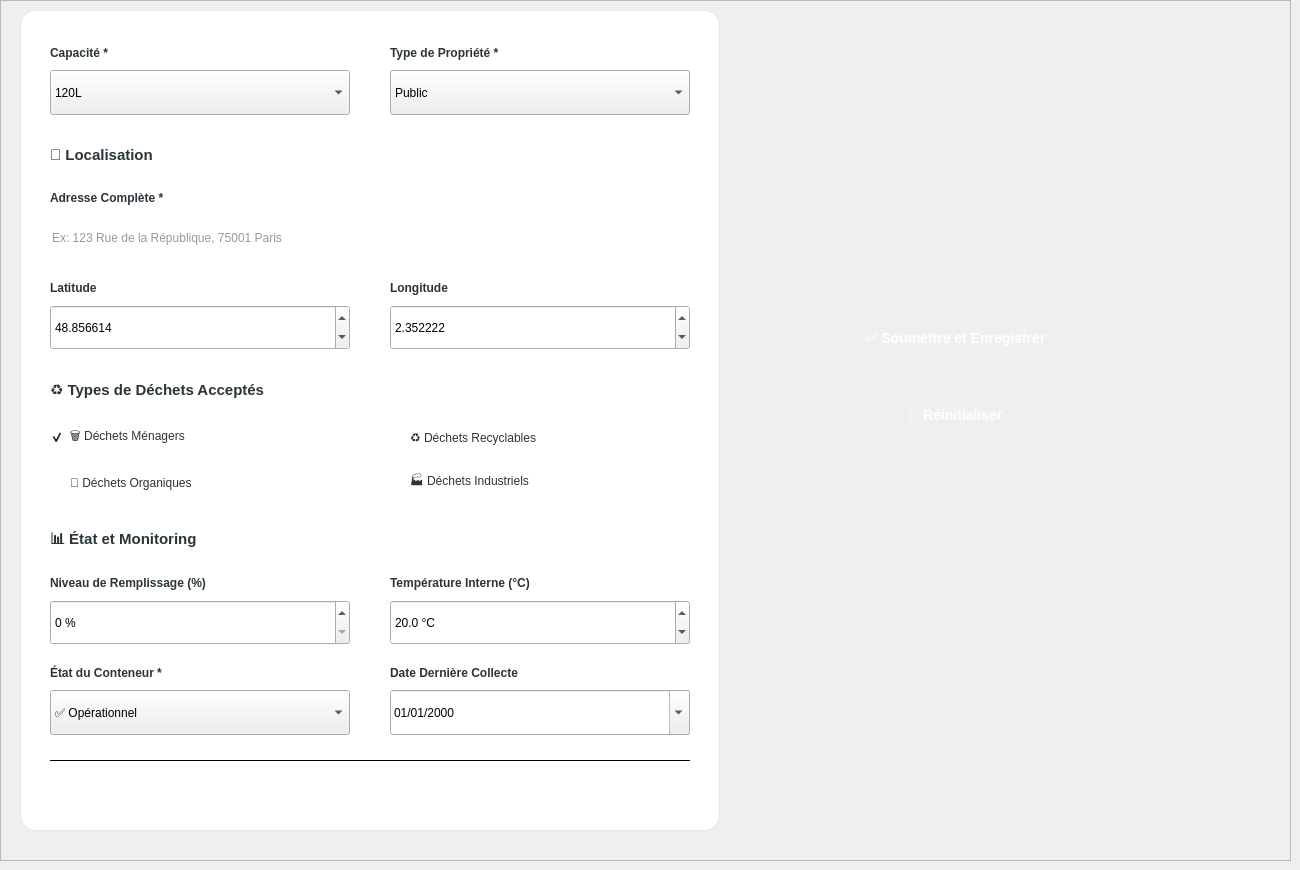
   <widget class="QWidget" name="page_4">
    <widget class="QFrame" name="frame_5">
     <property name="geometry">
      <rect>
       <x>0</x>
       <y>0</y>
       <width>1291</width>
       <height>861</height>
      </rect>
     </property>
     <property name="styleSheet">
      <string notr="true">background-color: qlineargradient(
    spread:pad,
    x1:0, y1:0,
    x2:0, y2:1,
    stop:0 #0A1F33,
    stop:0.5 #163A5F,
    stop:1 #274C77
);</string>
     </property>
     <property name="frameShape">
      <enum>QFrame::Shape::StyledPanel</enum>
     </property>
     <property name="frameShadow">
      <enum>QFrame::Shadow::Raised</enum>
     </property>
     <widget class="QFrame" name="formFrame">
      <property name="geometry">
       <rect>
        <x>20</x>
        <y>10</y>
        <width>700</width>
        <height>821</height>
       </rect>
      </property>
      <property name="styleSheet">
       <string notr="true">QFrame#formFrame {
    background-color: white;
    border: 1px solid #E2E8F0;
    border-radius: 16px;
}</string>
      </property>
      <property name="frameShape">
       <enum>QFrame::Shape::StyledPanel</enum>
      </property>
      <widget class="QLabel" name="labelCapacite">
       <property name="geometry">
        <rect>
         <x>30</x>
         <y>30</y>
         <width>300</width>
         <height>25</height>
        </rect>
       </property>
       <property name="font">
        <font>
         <family>Segoe UI</family>
         <pointsize>9</pointsize>
         <bold>true</bold>
        </font>
       </property>
       <property name="styleSheet">
        <string notr="true">

color: #2A3439;
;
border: 0px;
outline: 0;
background: transparent;
</string>
       </property>
       <property name="text">
        <string>Capacité *</string>
       </property>
      </widget>
      <widget class="QComboBox" name="comboCapacite">
       <property name="geometry">
        <rect>
         <x>30</x>
         <y>60</y>
         <width>300</width>
         <height>45</height>
        </rect>
       </property>
       <item>
        <property name="text">
         <string>120L</string>
        </property>
       </item>
       <item>
        <property name="text">
         <string>240L</string>
        </property>
       </item>
       <item>
        <property name="text">
         <string>660L</string>
        </property>
       </item>
       <item>
        <property name="text">
         <string>1100L</string>
        </property>
       </item>
      </widget>
      <widget class="QLabel" name="labelTypePropriete">
       <property name="geometry">
        <rect>
         <x>370</x>
         <y>30</y>
         <width>300</width>
         <height>25</height>
        </rect>
       </property>
       <property name="font">
        <font>
         <family>Segoe UI</family>
         <pointsize>9</pointsize>
         <bold>true</bold>
        </font>
       </property>
       <property name="styleSheet">
        <string notr="true">

color: #2A3439;
;
border: 0px;
outline: 0;
background: transparent;
</string>
       </property>
       <property name="text">
        <string>Type de Propriété *</string>
       </property>
      </widget>
      <widget class="QComboBox" name="comboTypePropriete">
       <property name="geometry">
        <rect>
         <x>370</x>
         <y>60</y>
         <width>300</width>
         <height>45</height>
        </rect>
       </property>
       <item>
        <property name="text">
         <string>Public</string>
        </property>
       </item>
       <item>
        <property name="text">
         <string>Privé-Entreprise</string>
        </property>
       </item>
       <item>
        <property name="text">
         <string>Privé-Résidentiel</string>
        </property>
       </item>
      </widget>
      <widget class="QLabel" name="labelSectionLocalisation">
       <property name="geometry">
        <rect>
         <x>30</x>
         <y>130</y>
         <width>640</width>
         <height>30</height>
        </rect>
       </property>
       <property name="font">
        <font>
         <family>Segoe UI</family>
         <pointsize>11</pointsize>
         <bold>true</bold>
        </font>
       </property>
       <property name="styleSheet">
        <string notr="true">

color: #2A3439;
;
border: 0px;
outline: 0;
background: transparent;
</string>
       </property>
       <property name="text">
        <string>📍 Localisation</string>
       </property>
      </widget>
      <widget class="QLabel" name="labelAdresse">
       <property name="geometry">
        <rect>
         <x>30</x>
         <y>175</y>
         <width>640</width>
         <height>25</height>
        </rect>
       </property>
       <property name="font">
        <font>
         <family>Segoe UI</family>
         <pointsize>9</pointsize>
         <bold>true</bold>
        </font>
       </property>
       <property name="styleSheet">
        <string notr="true">

color: #2A3439;
;
border: 0px;
outline: 0;
background: transparent;
</string>
       </property>
       <property name="text">
        <string>Adresse Complète *</string>
       </property>
      </widget>
      <widget class="QLineEdit" name="inputAdresse">
       <property name="geometry">
        <rect>
         <x>30</x>
         <y>205</y>
         <width>640</width>
         <height>45</height>
        </rect>
       </property>
       <property name="styleSheet">
        <string notr="true">

color: #2A3439;
;
border: 0px;
outline: 0;
background: transparent;
</string>
       </property>
       <property name="placeholderText">
        <string>Ex: 123 Rue de la République, 75001 Paris</string>
       </property>
      </widget>
      <widget class="QLabel" name="labelGPSLatitude">
       <property name="geometry">
        <rect>
         <x>30</x>
         <y>265</y>
         <width>300</width>
         <height>25</height>
        </rect>
       </property>
       <property name="font">
        <font>
         <family>Segoe UI</family>
         <pointsize>9</pointsize>
         <bold>true</bold>
        </font>
       </property>
       <property name="styleSheet">
        <string notr="true">

color: #2A3439;
;
border: 0px;
outline: 0;
background: transparent;
</string>
       </property>
       <property name="text">
        <string>Latitude</string>
       </property>
      </widget>
      <widget class="QDoubleSpinBox" name="spinLatitude">
       <property name="geometry">
        <rect>
         <x>30</x>
         <y>295</y>
         <width>300</width>
         <height>45</height>
        </rect>
       </property>
       <property name="decimals">
        <number>6</number>
       </property>
       <property name="minimum">
        <double>-90.000000000000000</double>
       </property>
       <property name="maximum">
        <double>90.000000000000000</double>
       </property>
       <property name="value">
        <double>48.856614000000000</double>
       </property>
      </widget>
      <widget class="QLabel" name="labelGPSLongitude">
       <property name="geometry">
        <rect>
         <x>370</x>
         <y>265</y>
         <width>300</width>
         <height>25</height>
        </rect>
       </property>
       <property name="font">
        <font>
         <family>Segoe UI</family>
         <pointsize>9</pointsize>
         <bold>true</bold>
        </font>
       </property>
       <property name="styleSheet">
        <string notr="true">

color: #2A3439;
;
border: 0px;
outline: 0;
background: transparent;
</string>
       </property>
       <property name="text">
        <string>Longitude</string>
       </property>
      </widget>
      <widget class="QDoubleSpinBox" name="spinLongitude">
       <property name="geometry">
        <rect>
         <x>370</x>
         <y>295</y>
         <width>300</width>
         <height>45</height>
        </rect>
       </property>
       <property name="decimals">
        <number>6</number>
       </property>
       <property name="minimum">
        <double>-180.000000000000000</double>
       </property>
       <property name="maximum">
        <double>180.000000000000000</double>
       </property>
       <property name="value">
        <double>2.352222000000000</double>
       </property>
      </widget>
      <widget class="QLabel" name="labelSectionDechets">
       <property name="geometry">
        <rect>
         <x>30</x>
         <y>365</y>
         <width>640</width>
         <height>30</height>
        </rect>
       </property>
       <property name="font">
        <font>
         <family>Segoe UI</family>
         <pointsize>11</pointsize>
         <bold>true</bold>
        </font>
       </property>
       <property name="styleSheet">
        <string notr="true">

color: #2A3439;
;
border: 0px;
outline: 0;
background: transparent;
</string>
       </property>
       <property name="text">
        <string>♻️ Types de Déchets Acceptés</string>
       </property>
      </widget>
      <widget class="QCheckBox" name="checkAccepteMenager">
       <property name="geometry">
        <rect>
         <x>30</x>
         <y>410</y>
         <width>300</width>
         <height>35</height>
        </rect>
       </property>
       <property name="styleSheet">
        <string notr="true">

color: #2A3439;
;
border: 0px;
outline: 0;
background: transparent;
</string>
       </property>
       <property name="text">
        <string>🗑️ Déchets Ménagers</string>
       </property>
       <property name="checked">
        <bool>true</bool>
       </property>
      </widget>
      <widget class="QCheckBox" name="checkAccepteRecyclable">
       <property name="geometry">
        <rect>
         <x>370</x>
         <y>410</y>
         <width>300</width>
         <height>35</height>
        </rect>
       </property>
       <property name="styleSheet">
        <string notr="true">

color: #2A3439;
;
border: 0px;
outline: 0;
background: transparent;
</string>
       </property>
       <property name="text">
        <string>♻️ Déchets Recyclables</string>
       </property>
      </widget>
      <widget class="QCheckBox" name="checkAccepteOrganique">
       <property name="geometry">
        <rect>
         <x>30</x>
         <y>455</y>
         <width>300</width>
         <height>35</height>
        </rect>
       </property>
       <property name="styleSheet">
        <string notr="true">

color: #2A3439;
;
border: 0px;
outline: 0;
background: transparent;
</string>
       </property>
       <property name="text">
        <string>🌱 Déchets Organiques</string>
       </property>
      </widget>
      <widget class="QCheckBox" name="checkAccepteIndustriel">
       <property name="geometry">
        <rect>
         <x>370</x>
         <y>455</y>
         <width>300</width>
         <height>35</height>
        </rect>
       </property>
       <property name="styleSheet">
        <string notr="true">

color: #2A3439;
;
border: 0px;
outline: 0;
background: transparent;
</string>
       </property>
       <property name="text">
        <string>🏭 Déchets Industriels</string>
       </property>
      </widget>
      <widget class="QLabel" name="labelSectionEtat">
       <property name="geometry">
        <rect>
         <x>30</x>
         <y>515</y>
         <width>640</width>
         <height>30</height>
        </rect>
       </property>
       <property name="font">
        <font>
         <family>Segoe UI</family>
         <pointsize>11</pointsize>
         <bold>true</bold>
        </font>
       </property>
       <property name="styleSheet">
        <string notr="true">

color: #2A3439;
;
border: 0px;
outline: 0;
background: transparent;
</string>
       </property>
       <property name="text">
        <string>📊 État et Monitoring</string>
       </property>
      </widget>
      <widget class="QLabel" name="labelNiveauRemplissage">
       <property name="geometry">
        <rect>
         <x>30</x>
         <y>560</y>
         <width>300</width>
         <height>25</height>
        </rect>
       </property>
       <property name="font">
        <font>
         <family>Segoe UI</family>
         <pointsize>9</pointsize>
         <bold>true</bold>
        </font>
       </property>
       <property name="styleSheet">
        <string notr="true">

color: #2A3439;
;
border: 0px;
outline: 0;
background: transparent;
</string>
       </property>
       <property name="text">
        <string>Niveau de Remplissage (%)</string>
       </property>
      </widget>
      <widget class="QSpinBox" name="spinNiveauRemplissage">
       <property name="geometry">
        <rect>
         <x>30</x>
         <y>590</y>
         <width>300</width>
         <height>45</height>
        </rect>
       </property>
       <property name="suffix">
        <string> %</string>
       </property>
       <property name="minimum">
        <number>0</number>
       </property>
       <property name="maximum">
        <number>100</number>
       </property>
       <property name="value">
        <number>0</number>
       </property>
      </widget>
      <widget class="QLabel" name="labelTemperature">
       <property name="geometry">
        <rect>
         <x>370</x>
         <y>560</y>
         <width>300</width>
         <height>25</height>
        </rect>
       </property>
       <property name="font">
        <font>
         <family>Segoe UI</family>
         <pointsize>9</pointsize>
         <bold>true</bold>
        </font>
       </property>
       <property name="styleSheet">
        <string notr="true">

color: #2A3439;
;
border: 0px;
outline: 0;
background: transparent;
</string>
       </property>
       <property name="text">
        <string>Température Interne (°C)</string>
       </property>
      </widget>
      <widget class="QDoubleSpinBox" name="spinTemperature">
       <property name="geometry">
        <rect>
         <x>370</x>
         <y>590</y>
         <width>300</width>
         <height>45</height>
        </rect>
       </property>
       <property name="suffix">
        <string> °C</string>
       </property>
       <property name="decimals">
        <number>1</number>
       </property>
       <property name="minimum">
        <double>-20.000000000000000</double>
       </property>
       <property name="maximum">
        <double>100.000000000000000</double>
       </property>
       <property name="value">
        <double>20.000000000000000</double>
       </property>
      </widget>
      <widget class="QLabel" name="labelEtat">
       <property name="geometry">
        <rect>
         <x>30</x>
         <y>650</y>
         <width>300</width>
         <height>25</height>
        </rect>
       </property>
       <property name="font">
        <font>
         <family>Segoe UI</family>
         <pointsize>9</pointsize>
         <bold>true</bold>
        </font>
       </property>
       <property name="styleSheet">
        <string notr="true">

color: #2A3439;
;
border: 0px;
outline: 0;
background: transparent;
</string>
       </property>
       <property name="text">
        <string>État du Conteneur *</string>
       </property>
      </widget>
      <widget class="QComboBox" name="comboEtat">
       <property name="geometry">
        <rect>
         <x>30</x>
         <y>680</y>
         <width>300</width>
         <height>45</height>
        </rect>
       </property>
       <item>
        <property name="text">
         <string>✅ Opérationnel</string>
        </property>
       </item>
       <item>
        <property name="text">
         <string>⚠️ Plein</string>
        </property>
       </item>
       <item>
        <property name="text">
         <string>🔧 Maintenance</string>
        </property>
       </item>
       <item>
        <property name="text">
         <string>❌ Hors Service</string>
        </property>
       </item>
      </widget>
      <widget class="QLabel" name="labelDateCollecte">
       <property name="geometry">
        <rect>
         <x>370</x>
         <y>650</y>
         <width>300</width>
         <height>25</height>
        </rect>
       </property>
       <property name="font">
        <font>
         <family>Segoe UI</family>
         <pointsize>9</pointsize>
         <bold>true</bold>
        </font>
       </property>
       <property name="styleSheet">
        <string notr="true">

color: #2A3439;
;
border: 0px;
outline: 0;
background: transparent;
</string>
       </property>
       <property name="text">
        <string>Date Dernière Collecte</string>
       </property>
      </widget>
      <widget class="QDateEdit" name="dateLastCollecte">
       <property name="geometry">
        <rect>
         <x>370</x>
         <y>680</y>
         <width>300</width>
         <height>45</height>
        </rect>
       </property>
       <property name="displayFormat">
        <string>dd/MM/yyyy</string>
       </property>
       <property name="calendarPopup">
        <bool>true</bool>
       </property>
      </widget>
      <widget class="QFrame" name="dividerLine">
       <property name="geometry">
        <rect>
         <x>30</x>
         <y>750</y>
         <width>640</width>
         <height>1</height>
        </rect>
       </property>
       <property name="styleSheet">
        <string notr="true">background-color: #E2E8F0;</string>
       </property>
       <property name="frameShape">
        <enum>QFrame::Shape::HLine</enum>
       </property>
      </widget>
     </widget>
     <widget class="QPushButton" name="btnSubmit">
      <property name="geometry">
       <rect>
        <x>780</x>
        <y>310</y>
        <width>351</width>
        <height>55</height>
       </rect>
      </property>
      <property name="font">
       <font>
        <family>Segoe UI</family>
        <pointsize>-1</pointsize>
        <bold>true</bold>
       </font>
      </property>
      <property name="styleSheet">
       <string notr="true">QPushButton {
    background-color: qlineargradient(
        x1:0, y1:0,
        x2:0, y2:1,
        stop:0 #1B3A2F,
        stop:0.5 #276646,
        stop:1 #1E4D36
    );
    color: white;
    font-size: 14px;
    font-weight: 700;      /* un peu plus bold pour valider */
    text-transform: uppercase;  /* donne un effet bouton d’action */
    border: none;
    border-radius: 12px;
    padding: 10px 22px;     /* garde la même taille */
    cursor: pointer;        /* main au survol */
    transition: all 0.2s ease-in-out; /* effet smooth hover */
}

/* ✨ Hover : lumière douce */
QPushButton:hover {
    background-color: qlineargradient(
        x1:0, y1:0,
        x2:0, y2:1,
        stop:0 #276646,
        stop:0.5 #34885A,
        stop:1 #1B3A2F
    );
    transform: scale(1.03);  /* effet léger au survol */
}

/* 🔘 Click (pressed) */
QPushButton:pressed {
    background-color: qlineargradient(
        x1:0, y1:0,
        x2:0, y2:1,
        stop:0 #1E4D36,
        stop:1 #1B3A2F
    );
    transform: scale(0.98); /* effet click */
}

/* 🚫 Désactivé */
QPushButton:disabled {
    background-color: #A3B7A1;
    color: #6E7F70;
    cursor: default;
}
</string>
      </property>
      <property name="text">
       <string>✅ Soumettre et Enregistrer</string>
      </property>
     </widget>
     <widget class="QPushButton" name="btnClear">
      <property name="geometry">
       <rect>
        <x>780</x>
        <y>390</y>
        <width>351</width>
        <height>50</height>
       </rect>
      </property>
      <property name="font">
       <font>
        <family>Segoe UI</family>
        <pointsize>-1</pointsize>
        <bold>true</bold>
       </font>
      </property>
      <property name="styleSheet">
       <string notr="true">QPushButton {
    background-color: qlineargradient(
        x1:0, y1:0,
        x2:0, y2:1,
        stop:0 #1B3A2F,
        stop:0.5 #276646,
        stop:1 #1E4D36
    );
    color: white;
    font-size: 14px;
    font-weight: 700;      /* un peu plus bold pour valider */
    text-transform: uppercase;  /* donne un effet bouton d’action */
    border: none;
    border-radius: 12px;
    padding: 10px 22px;     /* garde la même taille */
    cursor: pointer;        /* main au survol */
    transition: all 0.2s ease-in-out; /* effet smooth hover */
}

/* ✨ Hover : lumière douce */
QPushButton:hover {
    background-color: qlineargradient(
        x1:0, y1:0,
        x2:0, y2:1,
        stop:0 #276646,
        stop:0.5 #34885A,
        stop:1 #1B3A2F
    );
    transform: scale(1.03);  /* effet léger au survol */
}

/* 🔘 Click (pressed) */
QPushButton:pressed {
    background-color: qlineargradient(
        x1:0, y1:0,
        x2:0, y2:1,
        stop:0 #1E4D36,
        stop:1 #1B3A2F
    );
    transform: scale(0.98); /* effet click */
}

/* 🚫 Désactivé */
QPushButton:disabled {
    background-color: #A3B7A1;
    color: #6E7F70;
    cursor: default;
}
</string>
      </property>
      <property name="text">
       <string>🔄 Réinitialiser</string>
      </property>
     </widget>
    </widget>
   </widget>
